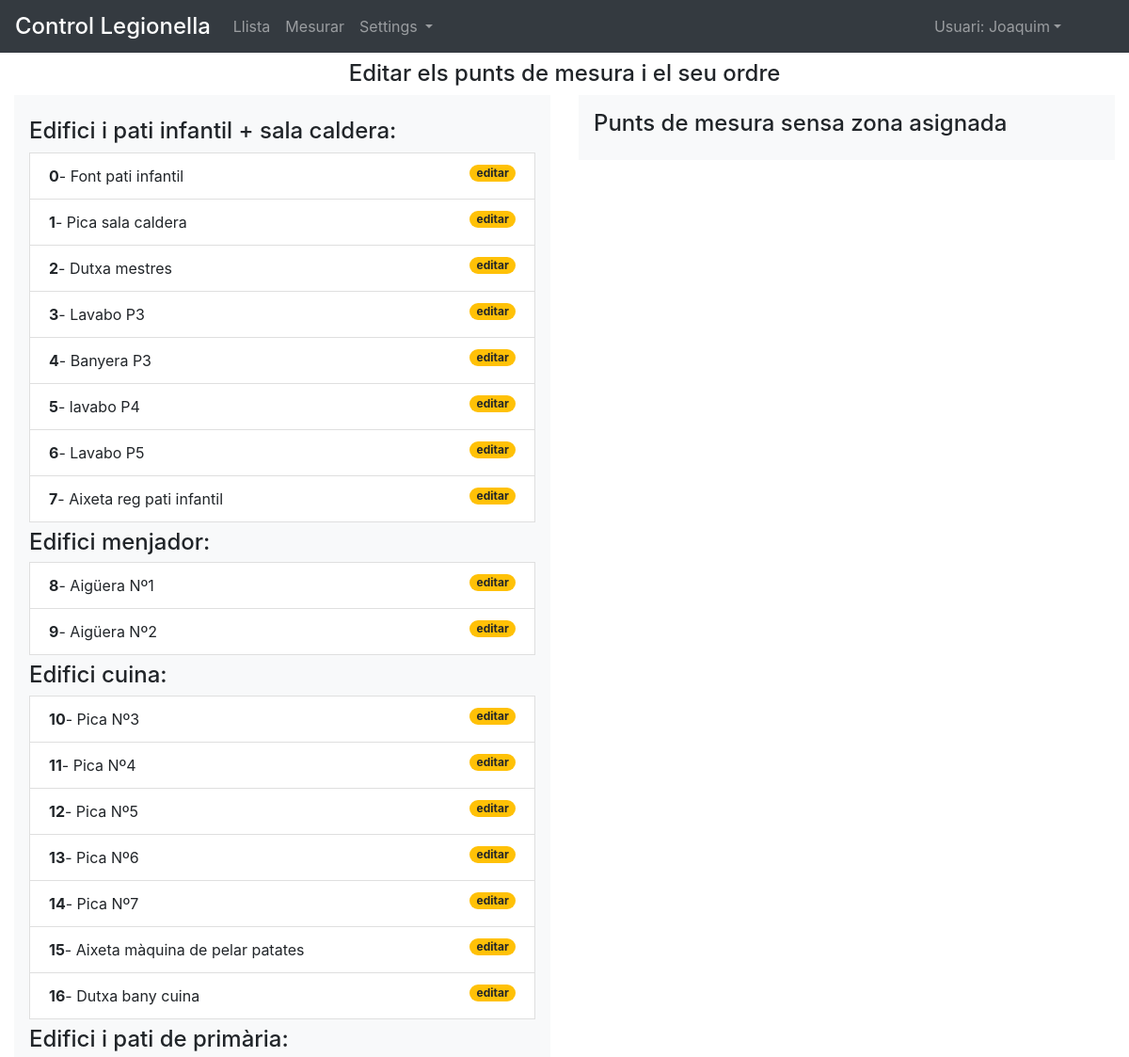
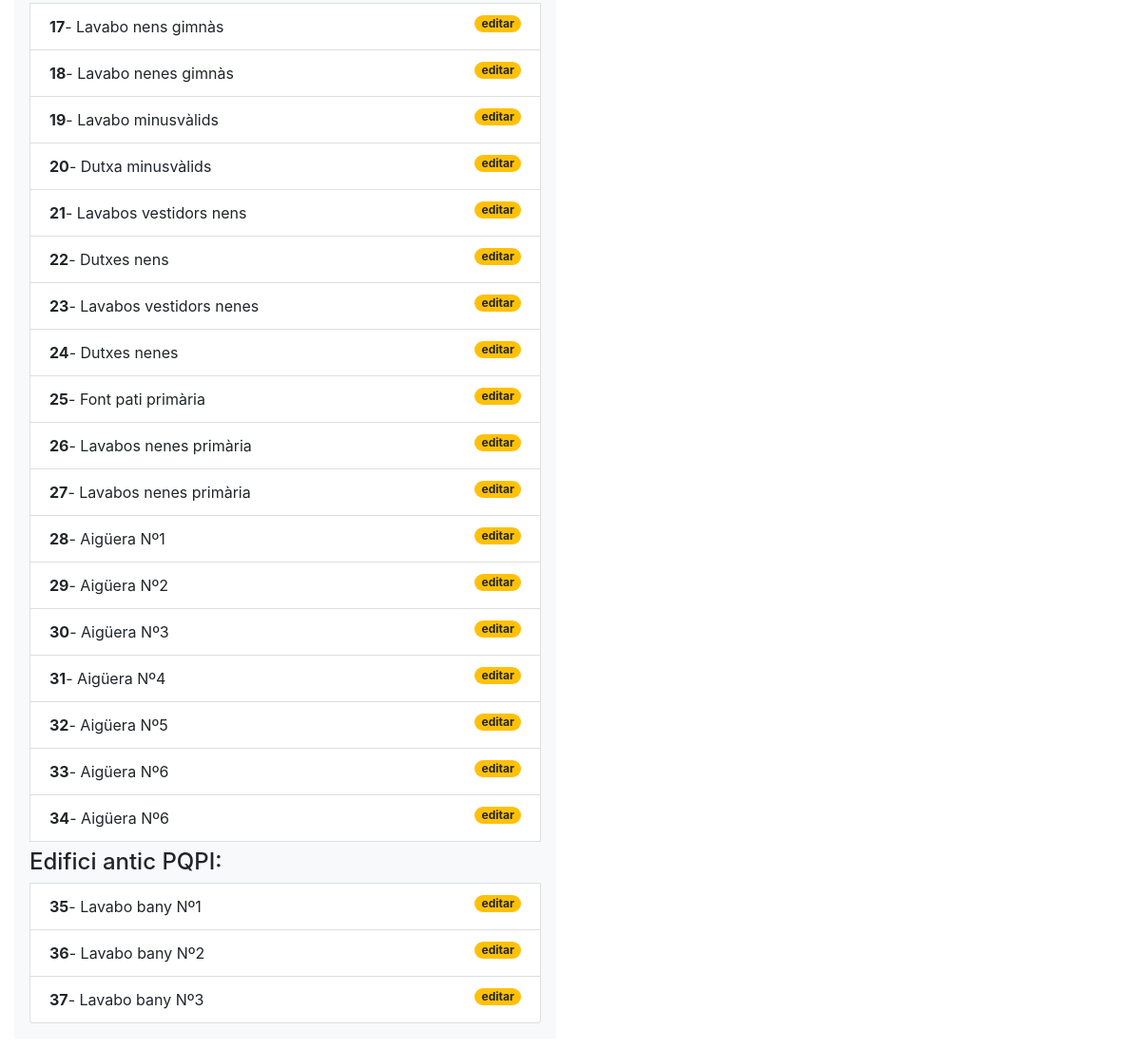
Screenshot of /edit_point/ (signed in) with the database file from the repository (2 pictures, top to bottom).
### control/models.py (models this page shows)
class Area(models.Model):
	area				= models.CharField(max_length=50, null=False, unique=True, error_messages={'unique':"Ja existeix!"})
	weight 				= models.IntegerField(null=True, unique=False)
	class Meta:
		verbose_name 		= 'Area'
		verbose_name_plural = 'Areas'
		ordering 			= ['weight','id']
	def __str__(self): return str(self.area)

class Measure_point(models.Model):
	area				= models.ForeignKey(Area, null=True,on_delete=models.SET_NULL)
	type_measure 		= models.ManyToManyField(Type_measure, blank=True)
	name 				= models.CharField(max_length=50, null=False, unique=False)
	number 				= models.IntegerField(null=False, unique=True)
	weight 				= models.IntegerField(null=True, unique=False)
	class Meta:
		ordering 			= ['weight']
		verbose_name 		= 'Punt de mesura'
		verbose_name_plural = 'Punts de mesura'
	def __str__(self): return str(self.name)

### control/views.py (the view)
# urls.py: url(r'^edit_point/$', edit_mesure_point_view, name='edit_point'),
@login_required()
def edit_mesure_point_view(request,*args,**kwargs):
	area_all 				= Area.objects.all()
	measure_point_orphan 	= Measure_point.objects.filter(area__isnull=True)
	context 	= { 'area_all':area_all,
					'measure_point_orphan': measure_point_orphan
	}
	return render(request, 'control/edit_mesure_point.html', context)

### templates/control/edit_mesure_point.html (shortened to what this page needs)
{% extends "control/base.html" %}
{% block content %}
<div class="row mt-2">
	<div class="col">
		<h4 class="text-center">Editar els punts de mesura i el seu ordre</h4>
<div class="row mb-5 mt-2">
	<div class="col col-6">
		<ul id="simpleList" class="list-group bg-light p-3" data-d = "{% url 'set_point_order' %}">
{% for a in area_all %}
	{% if forloop.first %}
			<h4 class="mt-2"> {{a}}:</h4>
	{% else %}
			<li class="list-group-item border-0 mt-2 p-0" style="list-style: none; background: none;" data-id="area|{{a.id}}">
				<h4> {{a}}:</h4>
			</li>
	{% endif %}
	{% for j in a.measure_point_set.all %}
			<li class="list-group-item my-handle" data-id="point|{{j.id}}">
				<span class="area"><span class="font-weight-bold">{{j.number}}</span>- {{j}}</span>
				<a href="{% url 'edit_point2' %}?point={{j.pk}}"> <span class="badge badge-warning badge-pill float-right ml-3 js-edit">editar</span>
				</span> </a>
			</li>
	{% endfor %}
{% endfor %}
		</ul>
	</div>
	<div class="col col-6" style="position:fixed; right: 0;">
		<ul id="simpleList3" class="list-group bg-light p-3">
			<h4> Punts de mesura sensa zona asignada </h4>
		</ul>
	</div>
</div>
{% endblock content %}

### templates/control/base.html (shortened to what this page needs)
{% load static %}
<!DOCTYPE=html>
<html lang="eng">
<head>
{% include 'snippets/css.html' %}
<link rel="stylesheet" href="{% static 'control/css/control.css' %}">
</head>
<body>
	<nav class="navbar sticky-top navbar-expand-md navbar-dark bg-dark mb-1">
	<div class="navbar-brand pb-0 pt-0">
		<span class="h4">Control Legionella </span>
	</div>
	<div class="collapse navbar-collapse" id="navbarNavAltMarkup">
	    <div class="navbar-nav">
	    	<a class="nav-item nav-link"  href="{% url 'home' %}">Llista</a>
	    	<a class="nav-item nav-link"  href="{% url 'select_point' %}">Mesurar</a>
	    	<span class="nav-item dropdown">
	    		<a class="nav-link dropdown-toggle mr-2" href="#" id="navbarDropdownMenuLink" data-toggle="dropdown" aria-haspopup="true" aria-expanded="false">Settings </a>
			</span>
	    </div>
	    <div class="navbar-nav ml-auto">
	    	{% if request.user.username %}
	    	<span class="nav-item dropdown">
				<a class="nav-link dropdown-toggle mr-5" href="#" id="navbarDropdownMenuLink" data-toggle="dropdown" aria-haspopup="true" aria-expanded="false">Usuari: {{request.user.first_name}}</a>
			</span>
				{% else %}
				<a class="nav-item nav-link " href="{% url 'login' %}?next={{request.path}}">login </a>
				{% endif %}
	    </div>
	</div>
</nav>
	<div class="container-fluid">
		{% block content %}
		{% endblock content %}
	</div>
</body>
</html>

### control/static/control/css/control.css (style rules this page uses)
.my-handle { cursor: move; cursor: -webkit-grabbing; }
.js-edit, .js-delete, .pointer { cursor: pointer; }

### rows the page displays
Area: area "Edifici i pati infantil + sala caldera"
Measure_point: number "0", name "Font pati infantil"
Measure_point: number "1", name "Pica sala caldera"
Measure_point: number "2", name "Dutxa mestres"
Measure_point: number "3", name "Lavabo P3"
Measure_point: number "4", name "Banyera P3"
Measure_point: number "5", name "lavabo P4"
Measure_point: number "6", name "Lavabo P5"
Measure_point: number "7", name "Aixeta reg pati infantil"
Area: area "Edifici menjador"
Measure_point: number "8", name "Aigüera Nº1"
Measure_point: number "9", name "Aigüera Nº2"
Area: area "Edifici cuina"
Measure_point: number "10", name "Pica Nº3"
Measure_point: number "11", name "Pica Nº4"
Measure_point: number "12", name "Pica Nº5"
Measure_point: number "13", name "Pica Nº6"
Measure_point: number "14", name "Pica Nº7"
Measure_point: number "15", name "Aixeta màquina de pelar patates"
Measure_point: number "16", name "Dutxa bany cuina"
Area: area "Edifici i pati de primària"
Measure_point: number "17", name "Lavabo nens gimnàs"
Measure_point: number "18", name "Lavabo nenes gimnàs"
Measure_point: number "19", name "Lavabo minusvàlids"
Measure_point: number "20", name "Dutxa minusvàlids"
Measure_point: number "21", name "Lavabos vestidors nens"
Measure_point: number "22", name "Dutxes nens"
Measure_point: number "23", name "Lavabos vestidors nenes"
Measure_point: number "24", name "Dutxes nenes"
Measure_point: number "25", name "Font pati primària"
Measure_point: number "26", name "Lavabos nenes primària"
Measure_point: number "27", name "Lavabos nenes primària"
Measure_point: number "28", name "Aigüera Nº1"
Measure_point: number "29", name "Aigüera Nº2"
Measure_point: number "30", name "Aigüera Nº3"
Measure_point: number "31", name "Aigüera Nº4"
Measure_point: number "32", name "Aigüera Nº5"
Measure_point: number "33", name "Aigüera Nº6"
Measure_point: number "34", name "Aigüera Nº6"
Area: area "Edifici antic PQPI"
Measure_point: number "35", name "Lavabo bany Nº1"
Measure_point: number "36", name "Lavabo bany Nº2"
Measure_point: number "37", name "Lavabo bany Nº3"

### other values shown
{{ request.user.first_name }} "Joaquim"
